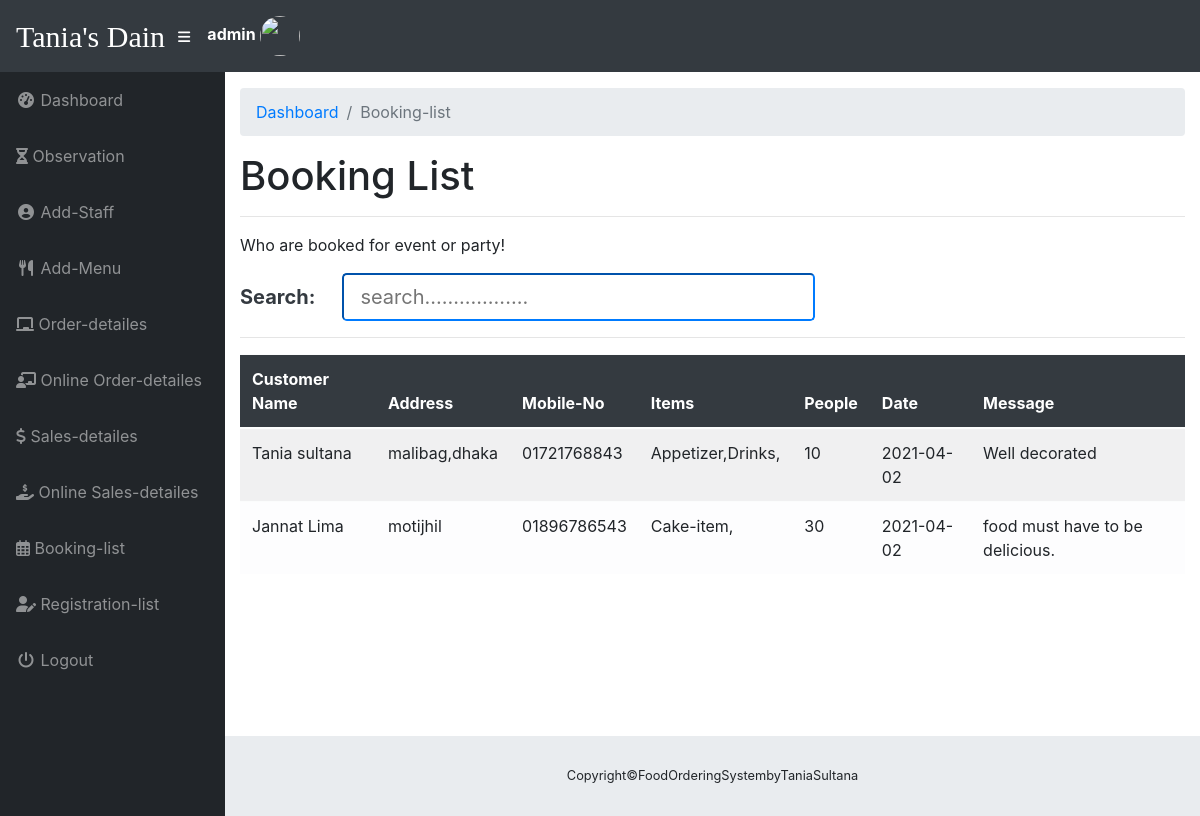
The page /admin/bok_list.php (signed in) on the database its author committed.
### tables this page shows
CREATE TABLE `tbl_book` (
  `id` int(11) NOT NULL,
  `name` varchar(200) NOT NULL,
  `address` varchar(200) NOT NULL,
  `people` varchar(255) NOT NULL,
  `date` date NOT NULL,
  `mobile` varchar(200) NOT NULL,
  `item` varchar(200) NOT NULL,
  `message` text DEFAULT NULL
);

### admin/bok_list.php (the view, shortened to what this page needs)
<?php
  include("../functions.php");
?>
<!DOCTYPE html>
<html lang="en">
  <head>
    <link href="vendor/bootstrap/css/bootstrap.min.css" rel="stylesheet">
    <link href="vendor/fontawesome-free/css/all.min.css" rel="stylesheet" type="text/css">
    <link href="vendor/datatables/dataTables.bootstrap4.css" rel="stylesheet">
    <link href="css/sb-admin.css" rel="stylesheet">
  </head>
  <body id="page-top">
    <nav class="navbar navbar-expand navbar-dark bg-dark static-top">
      <a class="navbar-brand mr-1" href="index.php" style="font-family:'Brush Script MT', cursive;font-size: 30px;color: white">Tania's Dain</a>
      <button class="btn btn-link btn-sm text-white order-1 order-sm-0" id="sidebarToggle" href="#">
        <i class="fas fa-bars"></i>
      </button>
      <ul class="navbar-nav ml-auto ml-md-0">
        <li class="nav-item dropdown no-arrow">
          <a class="nav-link dropdown-toggle" href="#" id="userDropdown" role="button" data-toggle="dropdown" aria-haspopup="true" aria-expanded="false">
           <font style="color: white;"> <b><?php echo $_SESSION['username']; ?></b></font>
             <img class='img-circle profile_img'style="border-radius:55%" height="40" width="40" src="images/<?php echo $_SESSION['img']; ?>">
          </a>
        </li>
      </ul>
    </nav>
    <div id="wrapper">
      <ul class="sidebar navbar-nav">
        <li class="nav-item">
          <a class="nav-link" href="index.php">
            <i class="fas fa-fw fa-tachometer-alt"></i>
            <span>Dashboard</span>
          </a>
        </li>
        <li class="nav-item">
          <a class="nav-link" href="ovserv.php">
           <i class="fas fa-hourglass-half"></i>
            <span>Observation</span>
          </a>
        </li>
         <li class="nav-item">
          <a class="nav-link" href="staff.php">
           <i class="fas fa-fw fa-user-circle"></i>
            <span>Add-Staff</span></a>
        </li>
          <li class="nav-item">
          <a class="nav-link" href="menu.php">
            <i class="fas fa-fw fa-utensils"></i>
            <span>Add-Menu</span></a>
        </li>
        <li class="nav-item">
          <a class="nav-link" href="orderd.php">
            <i class="fas fa-chalkboard"></i>
            <span>Order-detailes</span></a>
        </li>
         <li class="nav-item">
          <a class="nav-link" href="online_orderd.php">
            <i class="fas fa-chalkboard-teacher"></i>
            <span>Online Order-detailes</span></a>
        </li>
         <li class="nav-item">
          <a class="nav-link" href="sales.php">
           <i class="fas fa-dollar-sign"></i>
            <span>Sales-detailes</span></a>
        </li>
         <li class="nav-item">
          <a class="nav-link" href="online_sale.php">
            <i class="fas fa-hand-holding-usd"></i>
            <span>Online Sales-detailes</span></a>
        </li>
         <li class="nav-item">
          <a class="nav-link" href="bok_list.php">
            <i class="far fa-calendar-alt"></i>
            <span>Booking-list</span></a>
        </li>
         <li class="nav-item">
          <a class="nav-link" href="regi.php">
            <i class="fas fa-user-edit"></i>
            <span>Registration-list</span></a>
        </li>
        <li class="nav-item">
          <a class="nav-link" href="#" data-toggle="modal" data-target="#logoutModal">
            <i class="fas fa-fw fa-power-off"></i>
            <span>Logout</span>
          </a>
        </li>
      </ul>
      <div id="content-wrapper">
        <div class="container-fluid">
          <ol class="breadcrumb">
            <li class="breadcrumb-item">
              <a href="index.html">Dashboard</a>
            </li>
            <li class="breadcrumb-item active">Booking-list</li>
          </ol>
          <h1>Booking List</h1>
          <hr>
          <p>Who are booked for event or party!</p>
         <div class="from-inline">
          <label for="search" class="font-weight-bold lead text-dark">
            Search:</label>&nbsp;&nbsp;&nbsp;&nbsp;&nbsp;
            <input type="text" name="search" id="search_text" class="form-control-lg
            rounded-2 border-primary" placeholder="search.................." style="width: 50%">
        </div>
        <hr>
        <?php
          $stmt=$sqlconnection->prepare("SELECT * FROM tbl_book");
          $stmt->execute();
          $result=$stmt->get_result();
        ?>
        <table class="table table-hover table-light table-striped" id="table-data">
          <thead class="bg-dark text-white">
            <tr>
            <th>Customer Name</th>
            <th>Address</th>
            <th>Mobile-No</th>
            <th>Items</th>
            <th>People</th>
            <th>Date</th>
            <th>Message</th>
            </tr>
          </thead>
          <tbody>
            <?php while ($row=$result->fetch_assoc()){ ?>
            <tr>
            <td><?= $row['name']; ?></td>
            <td><?= $row['address']; ?></td>
            <td><?= $row['mobile']; ?></td>
            <td><?= $row['item']; ?></td>
            <td><?= $row['people']; ?></td>
            <td><?= $row['date']; ?></td>
            <td><?= $row['message']; ?></td>
            </tr>
            <?php } ?>
          </tbody>
        </table>
      </div>
    </div>
        </div>
        <footer class="sticky-footer">
          <div class="container my-auto">
            <div class="copyright text-center my-auto">
             <span>Copyright©FoodOrderingSystembyTaniaSultana</span>
            </div>
          </div>
        </footer>
  </body>
</html>

### admin/css/sb-admin.css (style rules this page uses)
html { position: relative; min-height: 100%; }
body { height: 100%; }
#wrapper { display: -webkit-box; display: -ms-flexbox; display: flex; }
#wrapper #content-wrapper { overflow-x: hidden; width: 100%; padding-top: 1rem; padding-bottom: 80px; }
.navbar-nav .nav-item.dropdown .dropdown-toggle::after { width: 1rem; text-align: center; float: right; vertical-align: 0; border: 0; font-weight: 900; content: '\f105'; font-family: 'Font Awesome 5 Free'; }
.navbar-nav .nav-item.dropdown.no-arrow .dropdown-toggle::after { display: none; }
.sidebar { width: 90px !important; background-color: #212529; min-height: calc(100vh - 56px); }
.sidebar .nav-item:last-child { margin-bottom: 1rem; }
.sidebar .nav-item .nav-link { text-align: center; padding: 0.75rem 1rem; width: 90px; }
.sidebar .nav-item .nav-link span { font-size: 0.65rem; display: block; }
.sidebar .nav-item .nav-link { color: rgba(255, 255, 255, 0.5); }
@media (min-width: 768px) { .sidebar { width: 225px !important; } }
@media (min-width: 768px) { .sidebar .nav-item .nav-link { display: block; width: 100%; text-align: left; padding: 1rem; width: 225px; } }
@media (min-width: 768px) { .sidebar .nav-item .nav-link span { font-size: 1rem; display: inline; } }
:root { --input-padding-x: 0.75rem; --input-padding-y: 0.75rem; }
footer.sticky-footer { display: -webkit-box; display: -ms-flexbox; display: flex; position: absolute; right: 0; bottom: 0; width: calc(100% - 90px); height: 80px; background-color: #e9ecef; }
footer.sticky-footer .copyright { line-height: 1; font-size: 0.8rem; }
@media (min-width: 768px) { footer.sticky-footer { width: calc(100% - 225px); } }

### rows shown on the page
tbl_book: name "Tania sultana", address "malibag,dhaka", mobile "01721768843", item "Appetizer,Drinks,", people "10", date "2021-04-02", message "Well decorated"
tbl_book: name "Jannat Lima", address "motijhil", mobile "01896786543", item "Cake-item,", people "30", date "2021-04-02", message "food must have to be delicious."

### other values the page prints
$_SESSION['username'] "admin"
